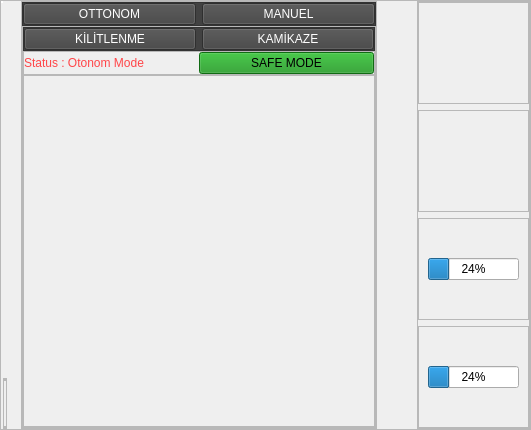
     <widget class="QFrame" name="tab_frame">
      <property name="frameShape">
       <enum>QFrame::StyledPanel</enum>
      </property>
      <property name="frameShadow">
       <enum>QFrame::Raised</enum>
      </property>
      <layout class="QHBoxLayout" name="horizontalLayout">
       <property name="spacing">
        <number>0</number>
       </property>
       <property name="leftMargin">
        <number>0</number>
       </property>
       <property name="topMargin">
        <number>0</number>
       </property>
       <property name="rightMargin">
        <number>0</number>
       </property>
       <property name="bottomMargin">
        <number>0</number>
       </property>
       <item alignment="Qt::AlignLeft|Qt::AlignTop">
        <widget class="QFrame" name="cam_frame">
         <property name="styleSheet">
          <string notr="true">border-color:rgb(255, 255, 255);
border-style: solid;
border-width: 0px 2px 2px 0px;</string>
         </property>
         <property name="frameShape">
          <enum>QFrame::StyledPanel</enum>
         </property>
         <property name="frameShadow">
          <enum>QFrame::Raised</enum>
         </property>
         <layout class="QHBoxLayout" name="CAM_layout">
          <property name="spacing">
           <number>0</number>
          </property>
          <property name="leftMargin">
           <number>0</number>
          </property>
          <property name="topMargin">
           <number>0</number>
          </property>
          <property name="rightMargin">
           <number>0</number>
          </property>
          <property name="bottomMargin">
           <number>0</number>
          </property>
          <item>
           <widget class="QLabel" name="cam_label">
            <property name="minimumSize">
             <size>
              <width>0</width>
              <height>0</height>
             </size>
            </property>
            <property name="maximumSize">
             <size>
              <width>0</width>
              <height>0</height>
             </size>
            </property>
            <property name="text">
             <string/>
            </property>
            <property name="scaledContents">
             <bool>true</bool>
            </property>
            <property name="wordWrap">
             <bool>false</bool>
            </property>
           </widget>
          </item>
         </layout>
        </widget>
       </item>
       <item alignment="Qt::AlignRight|Qt::AlignBottom">
        <widget class="QFrame" name="plane_indicator_left_frame">
         <property name="frameShape">
          <enum>QFrame::StyledPanel</enum>
         </property>
         <property name="frameShadow">
          <enum>QFrame::Raised</enum>
         </property>
         <layout class="QVBoxLayout" name="verticalLayout_3">
          <property name="spacing">
           <number>45</number>
          </property>
          <property name="leftMargin">
           <number>0</number>
          </property>
          <property name="topMargin">
           <number>0</number>
          </property>
          <property name="rightMargin">
           <number>0</number>
          </property>
          <property name="bottomMargin">
           <number>0</number>
          </property>
          <item>
           <widget class="QFrame" name="plane_indicator_left_top_frame">
            <property name="frameShape">
             <enum>QFrame::StyledPanel</enum>
            </property>
            <property name="frameShadow">
             <enum>QFrame::Raised</enum>
            </property>
            <layout class="QVBoxLayout" name="plane_indicator_left_top_layout">
             <property name="spacing">
              <number>0</number>
             </property>
             <property name="leftMargin">
              <number>0</number>
             </property>
             <property name="topMargin">
              <number>0</number>
             </property>
             <property name="rightMargin">
              <number>0</number>
             </property>
             <property name="bottomMargin">
              <number>0</number>
             </property>
            </layout>
           </widget>
          </item>
          <item>
           <widget class="QFrame" name="plane_indicator_left_bot_frame">
            <property name="frameShape">
             <enum>QFrame::StyledPanel</enum>
            </property>
            <property name="frameShadow">
             <enum>QFrame::Raised</enum>
            </property>
            <layout class="QVBoxLayout" name="plane_indicator_left_bot_layout">
             <property name="spacing">
              <number>0</number>
             </property>
             <property name="leftMargin">
              <number>0</number>
             </property>
             <property name="topMargin">
              <number>0</number>
             </property>
             <property name="rightMargin">
              <number>0</number>
             </property>
             <property name="bottomMargin">
              <number>0</number>
             </property>
            </layout>
           </widget>
          </item>
         </layout>
        </widget>
       </item>
       <item alignment="Qt::AlignRight|Qt::AlignBottom">
        <widget class="QFrame" name="Egn_psla_frame">
         <property name="styleSheet">
          <string notr="true">border-color:rgb(255, 255, 255);
border-style: solid;
border-width: 0px 2px 0px 0px;</string>
         </property>
         <property name="frameShape">
          <enum>QFrame::StyledPanel</enum>
         </property>
         <property name="frameShadow">
          <enum>QFrame::Raised</enum>
         </property>
         <layout class="QVBoxLayout" name="verticalLayout_15">
          <property name="spacing">
           <number>0</number>
          </property>
          <property name="leftMargin">
           <number>0</number>
          </property>
          <property name="topMargin">
           <number>0</number>
          </property>
          <property name="rightMargin">
           <number>0</number>
          </property>
          <property name="bottomMargin">
           <number>0</number>
          </property>
          <item>
           <widget class="QFrame" name="compass_Frame">
            <property name="styleSheet">
             <string notr="true"/>
            </property>
            <property name="frameShape">
             <enum>QFrame::StyledPanel</enum>
            </property>
            <property name="frameShadow">
             <enum>QFrame::Raised</enum>
            </property>
            <layout class="QVBoxLayout" name="Speed_ibre_layout">
             <property name="spacing">
              <number>0</number>
             </property>
             <property name="leftMargin">
              <number>0</number>
             </property>
             <property name="topMargin">
              <number>0</number>
             </property>
             <property name="rightMargin">
              <number>0</number>
             </property>
             <property name="bottomMargin">
              <number>0</number>
             </property>
            </layout>
           </widget>
          </item>
          <item>
           <widget class="QFrame" name="Gyro_frame">
            <property name="styleSheet">
             <string notr="true"/>
            </property>
            <property name="frameShape">
             <enum>QFrame::StyledPanel</enum>
            </property>
            <property name="frameShadow">
             <enum>QFrame::Raised</enum>
            </property>
            <layout class="QHBoxLayout" name="compass_layout">
             <property name="spacing">
              <number>0</number>
             </property>
             <property name="leftMargin">
              <number>5</number>
             </property>
             <property name="topMargin">
              <number>0</number>
             </property>
             <property name="rightMargin">
              <number>5</number>
             </property>
             <property name="bottomMargin">
              <number>0</number>
             </property>
            </layout>
           </widget>
          </item>
         </layout>
        </widget>
       </item>
       <item alignment="Qt::AlignRight">
        <widget class="QFrame" name="plane_Status_frame">
         <property name="styleSheet">
          <string notr="true"/>
         </property>
         <property name="frameShape">
          <enum>QFrame::StyledPanel</enum>
         </property>
         <property name="frameShadow">
          <enum>QFrame::Raised</enum>
         </property>
         <layout class="QVBoxLayout" name="verticalLayout_4">
          <property name="spacing">
           <number>0</number>
          </property>
          <property name="leftMargin">
           <number>0</number>
          </property>
          <property name="topMargin">
           <number>0</number>
          </property>
          <property name="rightMargin">
           <number>0</number>
          </property>
          <property name="bottomMargin">
           <number>0</number>
          </property>
          <item>
           <widget class="QFrame" name="auto_mode_frame">
            <property name="sizePolicy">
             <sizepolicy hsizetype="Minimum" vsizetype="Maximum">
              <horstretch>0</horstretch>
              <verstretch>0</verstretch>
             </sizepolicy>
            </property>
            <property name="styleSheet">
             <string notr="true">background-color: rgb(66, 66, 66);
color: rgb(255, 255, 255);</string>
            </property>
            <property name="frameShape">
             <enum>QFrame::StyledPanel</enum>
            </property>
            <property name="frameShadow">
             <enum>QFrame::Raised</enum>
            </property>
            <layout class="QHBoxLayout" name="horizontalLayout_9">
             <property name="leftMargin">
              <number>0</number>
             </property>
             <property name="topMargin">
              <number>0</number>
             </property>
             <property name="rightMargin">
              <number>0</number>
             </property>
             <property name="bottomMargin">
              <number>0</number>
             </property>
             <item>
              <widget class="QPushButton" name="Auoo_btn">
               <property name="text">
                <string>OTTONOM</string>
               </property>
              </widget>
             </item>
             <item>
              <widget class="QPushButton" name="manuel_btn">
               <property name="text">
                <string>MANUEL</string>
               </property>
              </widget>
             </item>
            </layout>
           </widget>
          </item>
          <item>
           <widget class="QFrame" name="Plane_status_frame">
            <property name="frameShape">
             <enum>QFrame::StyledPanel</enum>
            </property>
            <property name="frameShadow">
             <enum>QFrame::Raised</enum>
            </property>
            <layout class="QVBoxLayout" name="verticalLayout_8">
             <property name="spacing">
              <number>0</number>
             </property>
             <property name="leftMargin">
              <number>0</number>
             </property>
             <property name="topMargin">
              <number>0</number>
             </property>
             <property name="rightMargin">
              <number>0</number>
             </property>
             <property name="bottomMargin">
              <number>0</number>
             </property>
             <item alignment="Qt::AlignTop">
              <widget class="QFrame" name="frame">
               <property name="styleSheet">
                <string notr="true">background-color: rgb(66, 66, 66);
color: rgb(255, 255, 255);</string>
               </property>
               <property name="frameShape">
                <enum>QFrame::StyledPanel</enum>
               </property>
               <property name="frameShadow">
                <enum>QFrame::Raised</enum>
               </property>
               <layout class="QHBoxLayout" name="horizontalLayout_11">
                <property name="spacing">
                 <number>6</number>
                </property>
                <property name="leftMargin">
                 <number>0</number>
                </property>
                <property name="topMargin">
                 <number>0</number>
                </property>
                <property name="rightMargin">
                 <number>0</number>
                </property>
                <property name="bottomMargin">
                 <number>0</number>
                </property>
                <item>
                 <widget class="QPushButton" name="pushButton_4">
                  <property name="text">
                   <string>KİLİTLENME</string>
                  </property>
                 </widget>
                </item>
                <item>
                 <widget class="QPushButton" name="pushButton_5">
                  <property name="text">
                   <string>KAMİKAZE</string>
                  </property>
                 </widget>
                </item>
               </layout>
              </widget>
             </item>
             <item alignment="Qt::AlignTop">
              <widget class="QFrame" name="frame_7">
               <property name="frameShape">
                <enum>QFrame::StyledPanel</enum>
               </property>
               <property name="frameShadow">
                <enum>QFrame::Raised</enum>
               </property>
               <layout class="QHBoxLayout" name="horizontalLayout_10">
                <property name="spacing">
                 <number>0</number>
                </property>
                <property name="leftMargin">
                 <number>0</number>
                </property>
                <property name="topMargin">
                 <number>0</number>
                </property>
                <property name="rightMargin">
                 <number>0</number>
                </property>
                <property name="bottomMargin">
                 <number>0</number>
                </property>
                <item>
                 <widget class="QLabel" name="label">
                  <property name="styleSheet">
                   <string notr="true">color : rgb(255, 69, 72)</string>
                  </property>
                  <property name="text">
                   <string>Status : Otonom Mode</string>
                  </property>
                 </widget>
                </item>
                <item>
                 <widget class="QPushButton" name="pushButton_3">
                  <property name="styleSheet">
                   <string notr="true">background-color: rgb(22, 148, 26);</string>
                  </property>
                  <property name="text">
                   <string>SAFE MODE</string>
                  </property>
                 </widget>
                </item>
               </layout>
              </widget>
             </item>
             <item>
              <widget class="QFrame" name="frame_2">
               <property name="frameShape">
                <enum>QFrame::StyledPanel</enum>
               </property>
               <property name="frameShadow">
                <enum>QFrame::Raised</enum>
               </property>
               <layout class="QVBoxLayout" name="verticalLayout_9">
                <property name="spacing">
                 <number>0</number>
                </property>
                <property name="leftMargin">
                 <number>0</number>
                </property>
                <property name="topMargin">
                 <number>0</number>
                </property>
                <property name="rightMargin">
                 <number>0</number>
                </property>
                <property name="bottomMargin">
                 <number>0</number>
                </property>
                <item>
                 <widget class="QLabel" name="label_2">
                  <property name="minimumSize">
                   <size>
                    <width>350</width>
                    <height>350</height>
                   </size>
                  </property>
                  <property name="maximumSize">
                   <size>
                    <width>350</width>
                    <height>350</height>
                   </size>
                  </property>
                  <property name="text">
                   <string/>
                  </property>
                  <property name="pixmap">
                   <pixmap resource="icon.qrc">:/other/images/gyro_pic.png</pixmap>
                  </property>
                  <property name="scaledContents">
                   <bool>true</bool>
                  </property>
                  <property name="wordWrap">
                   <bool>false</bool>
                  </property>
                 </widget>
                </item>
               </layout>
              </widget>
             </item>
            </layout>
           </widget>
          </item>
         </layout>
        </widget>
       </item>
       <item>
        <spacer name="horizontalSpacer">
         <property name="orientation">
          <enum>Qt::Horizontal</enum>
         </property>
         <property name="sizeHint" stdset="0">
          <size>
           <width>40</width>
           <height>20</height>
          </size>
         </property>
        </spacer>
       </item>
       <item alignment="Qt::AlignRight">
        <widget class="QFrame" name="Data_mages">
         <property name="frameShape">
          <enum>QFrame::StyledPanel</enum>
         </property>
         <property name="frameShadow">
          <enum>QFrame::Raised</enum>
         </property>
         <layout class="QVBoxLayout" name="verticalLayout_17">
          <property name="leftMargin">
           <number>0</number>
          </property>
          <property name="topMargin">
           <number>0</number>
          </property>
          <property name="rightMargin">
           <number>0</number>
          </property>
          <property name="bottomMargin">
           <number>0</number>
          </property>
          <item>
           <widget class="QFrame" name="frame_5">
            <property name="frameShape">
             <enum>QFrame::StyledPanel</enum>
            </property>
            <property name="frameShadow">
             <enum>QFrame::Raised</enum>
            </property>
           </widget>
          </item>
          <item>
           <widget class="QFrame" name="frame_4">
            <property name="frameShape">
             <enum>QFrame::StyledPanel</enum>
            </property>
            <property name="frameShadow">
             <enum>QFrame::Raised</enum>
            </property>
           </widget>
          </item>
          <item>
           <widget class="QFrame" name="voltaj_indicator">
            <property name="frameShape">
             <enum>QFrame::StyledPanel</enum>
            </property>
            <property name="frameShadow">
             <enum>QFrame::Raised</enum>
            </property>
            <layout class="QVBoxLayout" name="voltaj_indicator_layout">
             <item>
              <widget class="QProgressBar" name="progressBar">
               <property name="value">
                <number>24</number>
               </property>
              </widget>
             </item>
            </layout>
           </widget>
          </item>
          <item>
           <widget class="QFrame" name="frame_3">
            <property name="frameShape">
             <enum>QFrame::StyledPanel</enum>
            </property>
            <property name="frameShadow">
             <enum>QFrame::Raised</enum>
            </property>
            <layout class="QVBoxLayout" name="verticalLayout_16">
             <item>
              <widget class="QProgressBar" name="progressBar_2">
               <property name="value">
                <number>24</number>
               </property>
              </widget>
             </item>
            </layout>
           </widget>
          </item>
         </layout>
        </widget>
       </item>
      </layout>
     </widget>
